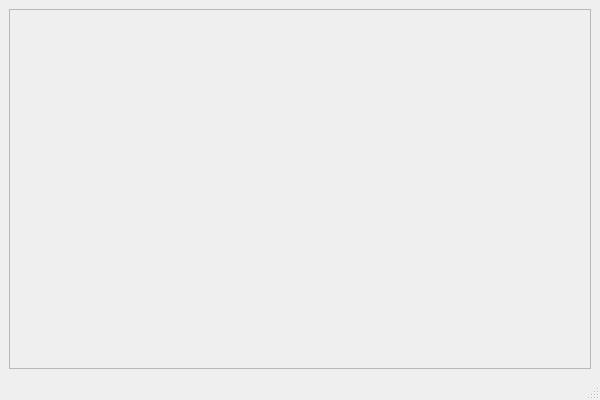
<?xml version="1.0" encoding="UTF-8"?>
<ui version="4.0">
 <class>MediaWindow</class>
 <widget class="QMainWindow" name="MediaWindow">
  <property name="geometry">
   <rect>
    <x>0</x>
    <y>0</y>
    <width>600</width>
    <height>400</height>
   </rect>
  </property>
  <property name="minimumSize">
   <size>
    <width>1</width>
    <height>1</height>
   </size>
  </property>
  <property name="windowTitle">
   <string>MainWindow</string>
  </property>
  <widget class="QWidget" name="centralwidget">
   <layout class="QGridLayout" name="layout_central">
    <item row="0" column="0">
     <widget class="QScrollArea" name="scrollArea">
      <property name="widgetResizable">
       <bool>true</bool>
      </property>
      <widget class="QWidget" name="scrollAreaWidgetContents">
       <property name="geometry">
        <rect>
         <x>0</x>
         <y>0</y>
         <width>580</width>
         <height>338</height>
        </rect>
       </property>
       <layout class="QGridLayout" name="layout_scroll_area_widget_contents">
        <item row="0" column="0">
         <widget class="QLabel" name="label">
          <property name="text">
           <string/>
          </property>
         </widget>
        </item>
       </layout>
      </widget>
     </widget>
    </item>
   </layout>
  </widget>
  <widget class="QMenuBar" name="menubar">
   <property name="geometry">
    <rect>
     <x>0</x>
     <y>0</y>
     <width>600</width>
     <height>20</height>
    </rect>
   </property>
  </widget>
  <widget class="QStatusBar" name="statusbar"/>
 </widget>
 <resources/>
 <connections/>
</ui>
